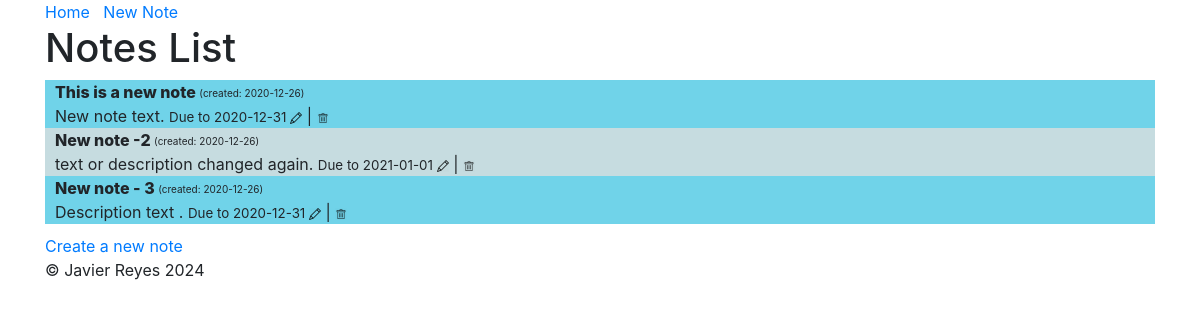
The page / on the database its author committed.
### tables this page shows
CREATE TABLE "note" (
	"id"	INTEGER,
	"created"	TEXT,
	"title"	TEXT,
	"text"	TEXT,
	"colorid"	INTEGER,
	"duedate"	TEXT,
	PRIMARY KEY("id")
);

### app.py (the view)
@app.route('/')
def main():
    notes = query_db('select * from note')
    return render_template('index.html', notes = notes)

### app.py (called while the page is built)
def get_db():
    db = getattr(g, '_database', None)
    if db is None:
        db = g._database = sqlite3.connect(DATABASE)
        db.row_factory = sqlite3.Row
    return db

def query_db(query, args=(), one=False):
    cur = get_db().execute(query, args)
    rv = cur.fetchall()
    cur.close()
    return (rv[0] if rv else None) if one else rv

@app.teardown_appcontext
def close_connection(exception):
    db = getattr(g, '_database', None)
    if db is not None:
        db.close()

### static/templates/index.html (shortened to what this page needs)
<!DOCTYPE html>
<html lang="en">
  <head>
    <link rel="stylesheet" href="https://ajax.googleapis.com/ajax/libs/jqueryui/1.12.1/themes/smoothness/jquery-ui.css">
    <link href="https://stackpath.bootstrapcdn.com/bootstrap/4.5.2/css/bootstrap.min.css" rel="stylesheet">
    <link rel="stylesheet" href="static/css/notes.css">
  </head>
  <body>
    <div class="container">
      <div class="header">
        <nav>
          <ul class="nav nav-pills pull-right">
            <li role="presentation" class="active"><a href="/">Home</a></li>&nbsp;&nbsp;&nbsp;
            <li role="presentation"><a href="/new">New Note</a></li>
          </ul>
        </nav>
      </div>
      <h1>Notes List</h1>
      <div id="noteList" style="margin-bottom: 10px;">
        {% block loop %}
         {% for note in notes %}
              <li><span style="font-weight: 800;"> {{ note['title'] }} </span> <span style="font-size:x-small; vertical-align: middle;">(created: {{ note['created'] }})</span> <br/>
                 {{ note['text'] }}. <span style="font-size:smaller;">
                 {% if note['duedate']|length %}Due to {{note['duedate']}}
                 {% else %}No due date{% endif %}
                </span>
                <a href="edit/{{note['id']}}" ><img src="static/img/edit.png" style="max-width: 12px;"/></a> | <a href="delete/{{note['id']}}" id="delBtn" ><img src="static/img/remove.png" style="max-width: 12px;" /></a></li>
              {% endfor %}
         {% endblock %}
      </div>
      <a href="/new">Create a new note</a>
    <footer class="footer">
      <p id="company_copyright">&copy; Javier Reyes </p>
    </footer>
    </div>
  </body>
</html>

### static/css/notes.css (style rules this page uses)
#noteList > li { background-color:#c6dce0; list-style-type: none; padding: 0 10px 0 10px; }
#noteList > li.alternate { background-color:#70d3e9; }

### rows shown on the page
note: title "This is a new note", created "2020-12-26", text "New note text", duedate "2020-12-31"
note: title "New note -2", created "2020-12-26", text "text or description changed again", duedate "2021-01-01"
note: title "New note - 3", created "2020-12-26", text "Description text", duedate "2020-12-31"
